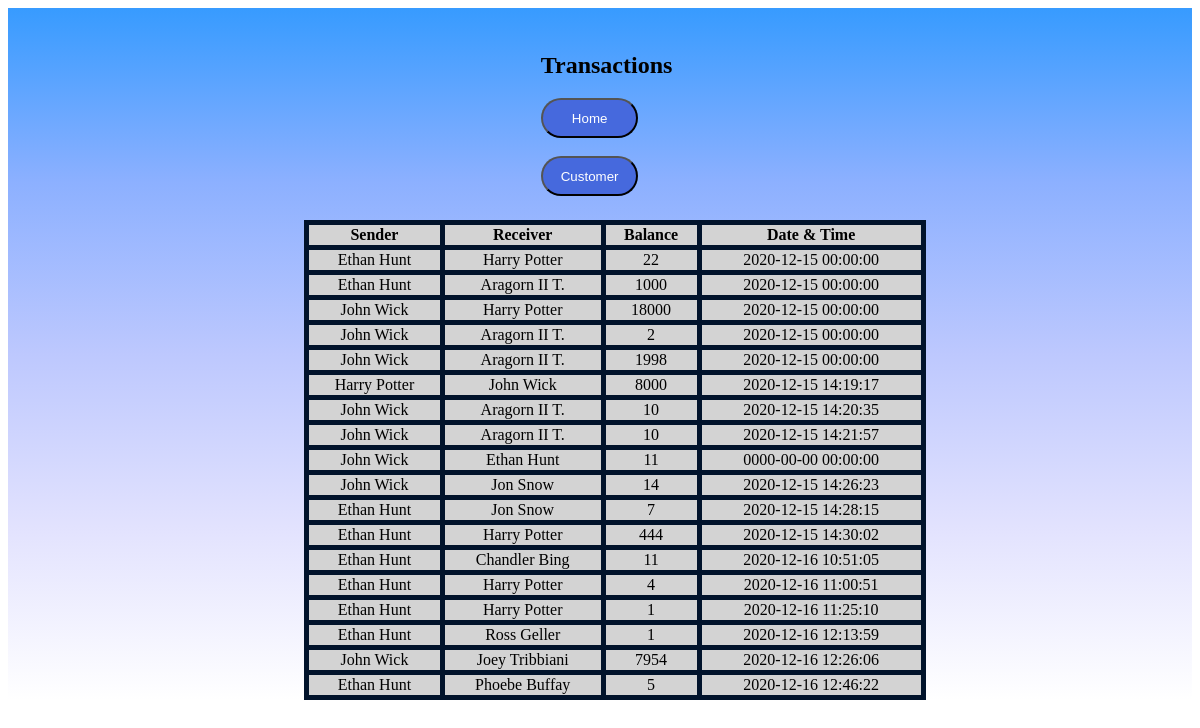
/transaction.php, run on the app's committed database.
### tables this page shows
CREATE TABLE `transaction` (
  `No` int(10) NOT NULL,
  `Sender` varchar(55) NOT NULL,
  `Receiver` varchar(55) NOT NULL,
  `Balance` int(255) NOT NULL,
  `Date` datetime NOT NULL DEFAULT current_timestamp()
);

### transaction.php (the view, shortened to what this page needs)
<!DOCTYPE html>
<html lang="en">
<head>
    <link rel="stylesheet" href="style.css">
</head>
<body>
<div class="Maindiv">
	<div class="Transations">
        <h2>Transactions</h2>
        <form action="index.php">
    <input type="submit" class="selectbtn selectbtn3" value="Home" />
</form> <br>
        <form action="customer.php">
    <input type="submit" class="selectbtn selectbtn3" value="Customer" />
</form>
</div>
       <div class="trtable">
    <table>
        <thead>
            <tr>
                <th>Sender</th>
                <th>Receiver</th>
                <th>Balance</th>
                <th>Date & Time</th>
            </tr>
        </thead>
        <tbody>
        <?php
            include 'config.php';
            $sql ="select * from transaction";
            $query =mysqli_query($conn, $sql);
            while($rows = mysqli_fetch_assoc($query))
            {
        ?>
            <tr>
            <td><?php echo $rows['Sender']; ?></td>
            <td><?php echo $rows['Receiver']; ?></td>
            <td><?php echo $rows['Balance']; ?> </td>
            <td><?php echo $rows['Date']; ?> </td>
        <?php
            }
        ?>
        </tbody>
    </table>
    </div>
</div>
</body>
</html>

### style.css (style rules this page uses)
table, tbody { background-color: lightgray; width: 70%; height: 70px; text-align: center; border-collapse: collapse; overflow-x: auto; }
th, td { border: 5px solid rgb(1, 19, 43) }
.selectbtn { text-align: center; }
.selectbtn { color: white; border-radius: 20px; background-color: #4669dd; width: auto; }
.Transations { padding-top: 2%; padding-left: 45%; padding-bottom: 2%; }
.selectbtn3 { height: 40px; width: 15%; }
.trtable { padding-left: 25%; }
.Maindiv { background-image: linear-gradient(to top, #ffffff, #e2e2fe, #bdc8fe, #8cb0ff, #379bff); }

### data on the page
transaction: Sender "Ethan Hunt", Receiver "Harry Potter", Balance "22", Date "2020-12-15 00:00:00"
transaction: Sender "Ethan Hunt", Receiver "Aragorn II T.", Balance "1000", Date "2020-12-15 00:00:00"
transaction: Sender "John Wick", Receiver "Harry Potter", Balance "18000", Date "2020-12-15 00:00:00"
transaction: Sender "John Wick", Receiver "Aragorn II T.", Balance "2", Date "2020-12-15 00:00:00"
transaction: Sender "John Wick", Receiver "Aragorn II T.", Balance "1998", Date "2020-12-15 00:00:00"
transaction: Sender "Harry Potter", Receiver "John Wick", Balance "8000", Date "2020-12-15 14:19:17"
transaction: Sender "John Wick", Receiver "Aragorn II T.", Balance "10", Date "2020-12-15 14:20:35"
transaction: Sender "John Wick", Receiver "Aragorn II T.", Balance "10", Date "2020-12-15 14:21:57"
transaction: Sender "John Wick", Receiver "Ethan Hunt", Balance "11", Date "0000-00-00 00:00:00"
transaction: Sender "John Wick", Receiver "Jon Snow", Balance "14", Date "2020-12-15 14:26:23"
transaction: Sender "Ethan Hunt", Receiver "Jon Snow", Balance "7", Date "2020-12-15 14:28:15"
transaction: Sender "Ethan Hunt", Receiver "Harry Potter", Balance "444", Date "2020-12-15 14:30:02"
transaction: Sender "Ethan Hunt", Receiver "Chandler Bing", Balance "11", Date "2020-12-16 10:51:05"
transaction: Sender "Ethan Hunt", Receiver "Harry Potter", Balance "4", Date "2020-12-16 11:00:51"
transaction: Sender "Ethan Hunt", Receiver "Harry Potter", Balance "1", Date "2020-12-16 11:25:10"
transaction: Sender "Ethan Hunt", Receiver "Ross Geller", Balance "1", Date "2020-12-16 12:13:59"
transaction: Sender "John Wick", Receiver "Joey Tribbiani", Balance "7954", Date "2020-12-16 12:26:06"
transaction: Sender "Ethan Hunt", Receiver "Phoebe Buffay", Balance "5", Date "2020-12-16 12:46:22"
